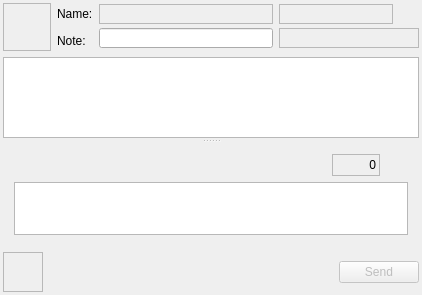
<ui version="4.0" >
 <class>chatWindowClass</class>
 <widget class="QWidget" name="chatWindowClass" >
  <property name="geometry" >
   <rect>
    <x>0</x>
    <y>0</y>
    <width>422</width>
    <height>295</height>
   </rect>
  </property>
  <property name="windowTitle" >
   <string>chatWindow</string>
  </property>
  <layout class="QGridLayout" name="gridLayout" >
   <property name="margin" >
    <number>3</number>
   </property>
   <item row="0" column="0" colspan="7" >
    <layout class="QHBoxLayout" name="horizontalLayout_2" >
     <item>
      <widget class="QLabel" name="avatarLabel" >
       <property name="sizePolicy" >
        <sizepolicy vsizetype="Fixed" hsizetype="Fixed" >
         <horstretch>0</horstretch>
         <verstretch>0</verstretch>
        </sizepolicy>
       </property>
       <property name="minimumSize" >
        <size>
         <width>48</width>
         <height>48</height>
        </size>
       </property>
       <property name="maximumSize" >
        <size>
         <width>48</width>
         <height>48</height>
        </size>
       </property>
       <property name="frameShape" >
        <enum>QFrame::StyledPanel</enum>
       </property>
       <property name="text" >
        <string/>
       </property>
       <property name="alignment" >
        <set>Qt::AlignCenter</set>
       </property>
      </widget>
     </item>
     <item>
      <layout class="QVBoxLayout" name="verticalLayout_2" >
       <item>
        <widget class="QLabel" name="label_3" >
         <property name="text" >
          <string>Name:</string>
         </property>
        </widget>
       </item>
       <item>
        <widget class="QLabel" name="label_4" >
         <property name="text" >
          <string>Note:</string>
         </property>
        </widget>
       </item>
      </layout>
     </item>
     <item>
      <layout class="QVBoxLayout" name="verticalLayout_3" >
       <property name="spacing" >
        <number>3</number>
       </property>
       <item>
        <widget class="QLabel" name="nameLabel" >
         <property name="minimumSize" >
          <size>
           <width>0</width>
           <height>20</height>
          </size>
         </property>
         <property name="maximumSize" >
          <size>
           <width>16777215</width>
           <height>20</height>
          </size>
         </property>
         <property name="frameShape" >
          <enum>QFrame::StyledPanel</enum>
         </property>
         <property name="text" >
          <string/>
         </property>
         <property name="textInteractionFlags" >
          <set>Qt::LinksAccessibleByMouse|Qt::TextSelectableByMouse</set>
         </property>
        </widget>
       </item>
       <item>
        <widget class="QLineEdit" name="noteEdit" >
         <property name="minimumSize" >
          <size>
           <width>0</width>
           <height>20</height>
          </size>
         </property>
         <property name="maximumSize" >
          <size>
           <width>16777215</width>
           <height>20</height>
          </size>
         </property>
         <property name="text" >
          <string/>
         </property>
         <property name="readOnly" >
          <bool>true</bool>
         </property>
        </widget>
       </item>
      </layout>
     </item>
     <item>
      <layout class="QVBoxLayout" name="verticalLayout" >
       <property name="spacing" >
        <number>3</number>
       </property>
       <item>
        <layout class="QHBoxLayout" name="horizontalLayout" >
         <item>
          <widget class="QLabel" name="uinLabel" >
           <property name="minimumSize" >
            <size>
             <width>100</width>
             <height>20</height>
            </size>
           </property>
           <property name="maximumSize" >
            <size>
             <width>16777215</width>
             <height>20</height>
            </size>
           </property>
           <property name="frameShape" >
            <enum>QFrame::StyledPanel</enum>
           </property>
           <property name="text" >
            <string/>
           </property>
           <property name="alignment" >
            <set>Qt::AlignCenter</set>
           </property>
           <property name="textInteractionFlags" >
            <set>Qt::LinksAccessibleByMouse|Qt::TextSelectableByMouse</set>
           </property>
          </widget>
         </item>
         <item>
          <widget class="QToolButton" name="infoButton" >
           <property name="maximumSize" >
            <size>
             <width>20</width>
             <height>20</height>
            </size>
           </property>
           <property name="text" >
            <string/>
           </property>
           <property name="icon" >
            <iconset resource="../../../qutim.qrc" >
             <normaloff>:/icons/crystal_project/contactinfo.png</normaloff>:/icons/crystal_project/contactinfo.png</iconset>
           </property>
           <property name="autoRaise" >
            <bool>true</bool>
           </property>
          </widget>
         </item>
        </layout>
       </item>
       <item>
        <widget class="QLabel" name="clientLabel" >
         <property name="sizePolicy" >
          <sizepolicy vsizetype="Preferred" hsizetype="Preferred" >
           <horstretch>0</horstretch>
           <verstretch>20</verstretch>
          </sizepolicy>
         </property>
         <property name="minimumSize" >
          <size>
           <width>140</width>
           <height>20</height>
          </size>
         </property>
         <property name="maximumSize" >
          <size>
           <width>140</width>
           <height>20</height>
          </size>
         </property>
         <property name="frameShape" >
          <enum>QFrame::StyledPanel</enum>
         </property>
         <property name="text" >
          <string/>
         </property>
         <property name="alignment" >
          <set>Qt::AlignLeading|Qt::AlignLeft|Qt::AlignVCenter</set>
         </property>
        </widget>
       </item>
      </layout>
     </item>
    </layout>
   </item>
   <item row="1" column="0" colspan="7" >
    <widget class="QSplitter" name="splitter" >
     <property name="orientation" >
      <enum>Qt::Vertical</enum>
     </property>
     <property name="handleWidth" >
      <number>5</number>
     </property>
     <property name="childrenCollapsible" >
      <bool>false</bool>
     </property>
     <widget class="icqTextBrowser" name="messageChat" >
      <property name="html" >
       <string>&lt;!DOCTYPE HTML PUBLIC "-//W3C//DTD HTML 4.0//EN" "http://www.w3.org/TR/REC-html40/strict.dtd">
&lt;html>&lt;head>&lt;meta name="qrichtext" content="1" />&lt;style type="text/css">
p, li { white-space: pre-wrap; }
&lt;/style>&lt;/head>&lt;body style=" font-family:'Verdana'; font-size:9pt; font-weight:400; font-style:normal;">
&lt;p style="-qt-paragraph-type:empty; margin-top:0px; margin-bottom:0px; margin-left:0px; margin-right:0px; -qt-block-indent:0; text-indent:0px;">&lt;/p>&lt;/body>&lt;/html></string>
      </property>
      <property name="openExternalLinks" >
       <bool>true</bool>
      </property>
     </widget>
     <widget class="QWidget" name="layoutWidget" >
      <layout class="QVBoxLayout" >
       <item>
        <layout class="QHBoxLayout" >
         <item>
          <widget class="QToolButton" name="historyButton" >
           <property name="maximumSize" >
            <size>
             <width>20</width>
             <height>20</height>
            </size>
           </property>
           <property name="toolTip" >
            <string>History</string>
           </property>
           <property name="text" >
            <string/>
           </property>
           <property name="icon" >
            <iconset resource="../../../qutim.qrc" >
             <normaloff>:/icons/crystal_project/history.png</normaloff>:/icons/crystal_project/history.png</iconset>
           </property>
           <property name="autoRaise" >
            <bool>true</bool>
           </property>
          </widget>
         </item>
         <item>
          <widget class="QToolButton" name="emoticonButton" >
           <property name="maximumSize" >
            <size>
             <width>20</width>
             <height>20</height>
            </size>
           </property>
           <property name="text" >
            <string/>
           </property>
           <property name="icon" >
            <iconset resource="../../../qutim.qrc" >
             <normaloff>:/icons/crystal_project/emoticon.png</normaloff>:/icons/crystal_project/emoticon.png</iconset>
           </property>
           <property name="shortcut" >
            <string>Ctrl+M</string>
           </property>
           <property name="popupMode" >
            <enum>QToolButton::InstantPopup</enum>
           </property>
           <property name="autoRaise" >
            <bool>true</bool>
           </property>
          </widget>
         </item>
         <item>
          <widget class="QToolButton" name="fontButton" >
           <property name="maximumSize" >
            <size>
             <width>20</width>
             <height>20</height>
            </size>
           </property>
           <property name="text" >
            <string/>
           </property>
           <property name="icon" >
            <iconset resource="../../../qutim.qrc" >
             <normaloff>:/icons/crystal_project/customfonts.png</normaloff>:/icons/crystal_project/customfonts.png</iconset>
           </property>
           <property name="popupMode" >
            <enum>QToolButton::InstantPopup</enum>
           </property>
           <property name="toolButtonStyle" >
            <enum>Qt::ToolButtonIconOnly</enum>
           </property>
           <property name="autoRaise" >
            <bool>true</bool>
           </property>
          </widget>
         </item>
         <item>
          <widget class="QToolButton" name="backgroundButton" >
           <property name="maximumSize" >
            <size>
             <width>20</width>
             <height>20</height>
            </size>
           </property>
           <property name="text" >
            <string/>
           </property>
           <property name="icon" >
            <iconset resource="../../../qutim.qrc" >
             <normaloff>:/icons/crystal_project/backcolor.png</normaloff>:/icons/crystal_project/backcolor.png</iconset>
           </property>
           <property name="autoRaise" >
            <bool>true</bool>
           </property>
          </widget>
         </item>
         <item>
          <widget class="QToolButton" name="imageButton" >
           <property name="enabled" >
            <bool>false</bool>
           </property>
           <property name="maximumSize" >
            <size>
             <width>20</width>
             <height>20</height>
            </size>
           </property>
           <property name="toolTip" >
            <string>&lt;!DOCTYPE HTML PUBLIC "-//W3C//DTD HTML 4.0//EN" "http://www.w3.org/TR/REC-html40/strict.dtd">
&lt;html>&lt;head>&lt;meta name="qrichtext" content="1" />&lt;style type="text/css">
p, li { white-space: pre-wrap; }
&lt;/style>&lt;/head>&lt;body style=" font-family:'MS Shell Dlg 2'; font-size:8.25pt; font-weight:400; font-style:normal;">
&lt;p style=" margin-top:0px; margin-bottom:0px; margin-left:0px; margin-right:0px; -qt-block-indent:0; text-indent:0px; font-size:8pt;">Send image (smaller then 7.6 KB)&lt;/p>&lt;/body>&lt;/html></string>
           </property>
           <property name="text" >
            <string/>
           </property>
           <property name="icon" >
            <iconset resource="../../../qutim.qrc" >
             <normaloff>:/icons/crystal_project/image.png</normaloff>:/icons/crystal_project/image.png</iconset>
           </property>
           <property name="autoRaise" >
            <bool>true</bool>
           </property>
          </widget>
         </item>
         <item>
          <widget class="QToolButton" name="sendFileButton" >
           <property name="enabled" >
            <bool>false</bool>
           </property>
           <property name="maximumSize" >
            <size>
             <width>22</width>
             <height>22</height>
            </size>
           </property>
           <property name="toolTip" >
            <string>Send file</string>
           </property>
           <property name="text" >
            <string/>
           </property>
           <property name="icon" >
            <iconset resource="../../../qutim.qrc" >
             <normaloff>:/icons/crystal_project/save_all.png</normaloff>:/icons/crystal_project/save_all.png</iconset>
           </property>
           <property name="shortcut" >
            <string>Ctrl+F</string>
           </property>
           <property name="autoRaise" >
            <bool>true</bool>
           </property>
          </widget>
         </item>
         <item>
          <widget class="QToolButton" name="translateButton" >
           <property name="maximumSize" >
            <size>
             <width>22</width>
             <height>22</height>
            </size>
           </property>
           <property name="text" >
            <string/>
           </property>
           <property name="icon" >
            <iconset resource="../../../qutim.qrc" >
             <normaloff>:/icons/translate.png</normaloff>:/icons/translate.png</iconset>
           </property>
           <property name="shortcut" >
            <string>Ctrl+T</string>
           </property>
           <property name="autoRaise" >
            <bool>true</bool>
           </property>
          </widget>
         </item>
         <item>
          <spacer>
           <property name="orientation" >
            <enum>Qt::Horizontal</enum>
           </property>
           <property name="sizeHint" stdset="0" >
            <size>
             <width>40</width>
             <height>20</height>
            </size>
           </property>
          </spacer>
         </item>
         <item>
          <widget class="QLabel" name="countLabel" >
           <property name="minimumSize" >
            <size>
             <width>48</width>
             <height>22</height>
            </size>
           </property>
           <property name="maximumSize" >
            <size>
             <width>16777215</width>
             <height>22</height>
            </size>
           </property>
           <property name="frameShape" >
            <enum>QFrame::StyledPanel</enum>
           </property>
           <property name="frameShadow" >
            <enum>QFrame::Sunken</enum>
           </property>
           <property name="text" >
            <string>0</string>
           </property>
           <property name="alignment" >
            <set>Qt::AlignRight|Qt::AlignTrailing|Qt::AlignVCenter</set>
           </property>
           <property name="wordWrap" >
            <bool>false</bool>
           </property>
           <property name="textInteractionFlags" >
            <set>Qt::LinksAccessibleByMouse</set>
           </property>
          </widget>
         </item>
         <item>
          <widget class="QLabel" name="typingLabel" >
           <property name="minimumSize" >
            <size>
             <width>22</width>
             <height>22</height>
            </size>
           </property>
           <property name="maximumSize" >
            <size>
             <width>22</width>
             <height>22</height>
            </size>
           </property>
           <property name="frameShape" >
            <enum>QFrame::NoFrame</enum>
           </property>
           <property name="frameShadow" >
            <enum>QFrame::Sunken</enum>
           </property>
           <property name="text" >
            <string/>
           </property>
          </widget>
         </item>
        </layout>
       </item>
       <item>
        <widget class="icqTextEdit" name="messageEdit" >
         <property name="minimumSize" >
          <size>
           <width>0</width>
           <height>30</height>
          </size>
         </property>
         <property name="styleSheet" >
          <string notr="true" />
         </property>
         <property name="acceptRichText" >
          <bool>false</bool>
         </property>
        </widget>
       </item>
      </layout>
     </widget>
    </widget>
   </item>
   <item row="2" column="0" >
    <widget class="QLabel" name="ownAvatarLabel" >
     <property name="minimumSize" >
      <size>
       <width>40</width>
       <height>40</height>
      </size>
     </property>
     <property name="maximumSize" >
      <size>
       <width>40</width>
       <height>40</height>
      </size>
     </property>
     <property name="frameShape" >
      <enum>QFrame::StyledPanel</enum>
     </property>
     <property name="text" >
      <string/>
     </property>
     <property name="alignment" >
      <set>Qt::AlignCenter</set>
     </property>
    </widget>
   </item>
   <item row="2" column="3" >
    <widget class="QToolButton" name="quoteButton" >
     <property name="maximumSize" >
      <size>
       <width>22</width>
       <height>22</height>
      </size>
     </property>
     <property name="toolTip" >
      <string>Quote selected text</string>
     </property>
     <property name="text" >
      <string/>
     </property>
     <property name="icon" >
      <iconset resource="../../../qutim.qrc" >
       <normaloff>:/icons/crystal_project/quote.png</normaloff>:/icons/crystal_project/quote.png</iconset>
     </property>
     <property name="shortcut" >
      <string>Ctrl+Q</string>
     </property>
     <property name="autoRaise" >
      <bool>true</bool>
     </property>
    </widget>
   </item>
   <item row="2" column="4" >
    <widget class="QToolButton" name="clearButton" >
     <property name="maximumSize" >
      <size>
       <width>22</width>
       <height>22</height>
      </size>
     </property>
     <property name="toolTip" >
      <string>Clear chat</string>
     </property>
     <property name="text" >
      <string/>
     </property>
     <property name="icon" >
      <iconset resource="../../../qutim.qrc" >
       <normaloff>:/icons/crystal_project/edituser.png</normaloff>:/icons/crystal_project/edituser.png</iconset>
     </property>
     <property name="autoRaise" >
      <bool>true</bool>
     </property>
    </widget>
   </item>
   <item row="2" column="5" >
    <spacer name="horizontalSpacer" >
     <property name="orientation" >
      <enum>Qt::Horizontal</enum>
     </property>
     <property name="sizeHint" stdset="0" >
      <size>
       <width>234</width>
       <height>24</height>
      </size>
     </property>
    </spacer>
   </item>
   <item row="2" column="6" >
    <widget class="QPushButton" name="sendButton" >
     <property name="enabled" >
      <bool>false</bool>
     </property>
     <property name="text" >
      <string>Send</string>
     </property>
     <property name="icon" >
      <iconset resource="../../../qutim.qrc" >
       <normaloff>:/icons/crystal_project/message.png</normaloff>:/icons/crystal_project/message.png</iconset>
     </property>
     <property name="autoDefault" >
      <bool>false</bool>
     </property>
     <property name="default" >
      <bool>false</bool>
     </property>
    </widget>
   </item>
   <item row="2" column="2" >
    <widget class="QToolButton" name="sendTypingButton" >
     <property name="maximumSize" >
      <size>
       <width>20</width>
       <height>20</height>
      </size>
     </property>
     <property name="toolTip" >
      <string>Send typing notifications</string>
     </property>
     <property name="text" >
      <string/>
     </property>
     <property name="icon" >
      <iconset resource="../../../qutim.qrc" >
       <normaloff>:/icons/crystal_project/typing.png</normaloff>:/icons/crystal_project/typing.png</iconset>
     </property>
     <property name="checkable" >
      <bool>true</bool>
     </property>
     <property name="autoRaise" >
      <bool>true</bool>
     </property>
    </widget>
   </item>
   <item row="2" column="1" >
    <widget class="QToolButton" name="sendOnEnterButton" >
     <property name="maximumSize" >
      <size>
       <width>20</width>
       <height>20</height>
      </size>
     </property>
     <property name="toolTip" >
      <string>Send on enter</string>
     </property>
     <property name="text" >
      <string/>
     </property>
     <property name="icon" >
      <iconset resource="../../../qutim.qrc" >
       <normaloff>:/icons/crystal_project/key_enter.png</normaloff>:/icons/crystal_project/key_enter.png</iconset>
     </property>
     <property name="checkable" >
      <bool>true</bool>
     </property>
     <property name="autoRaise" >
      <bool>true</bool>
     </property>
    </widget>
   </item>
  </layout>
 </widget>
 <layoutdefault spacing="6" margin="11" />
 <customwidgets>
  <customwidget>
   <class>icqTextEdit</class>
   <extends>QTextEdit</extends>
   <header>protocol/oscar/icq/icqtextedit.h</header>
  </customwidget>
  <customwidget>
   <class>icqTextBrowser</class>
   <extends>QTextBrowser</extends>
   <header>protocol/oscar/icq/icqtextbrowser.h</header>
  </customwidget>
 </customwidgets>
 <tabstops>
  <tabstop>messageChat</tabstop>
 </tabstops>
 <resources>
  <include location="../../../qutim.qrc" />
 </resources>
 <connections/>
</ui>
